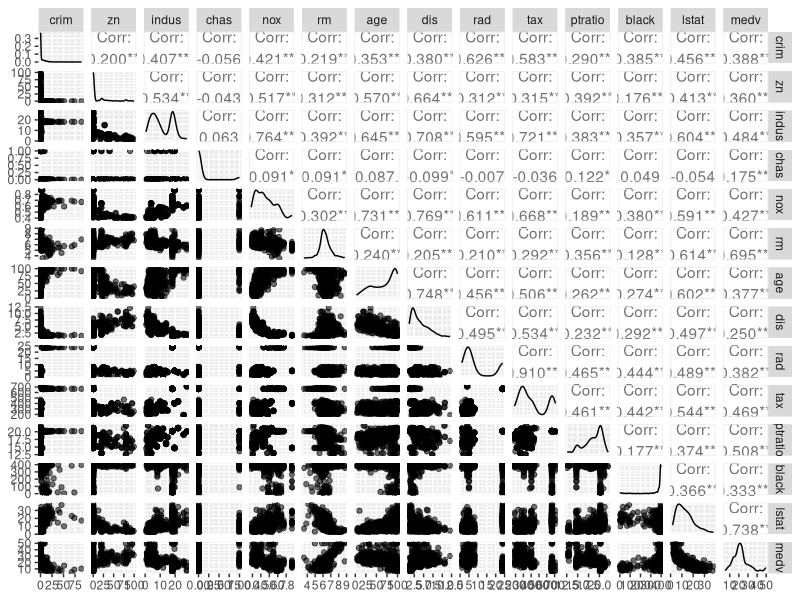
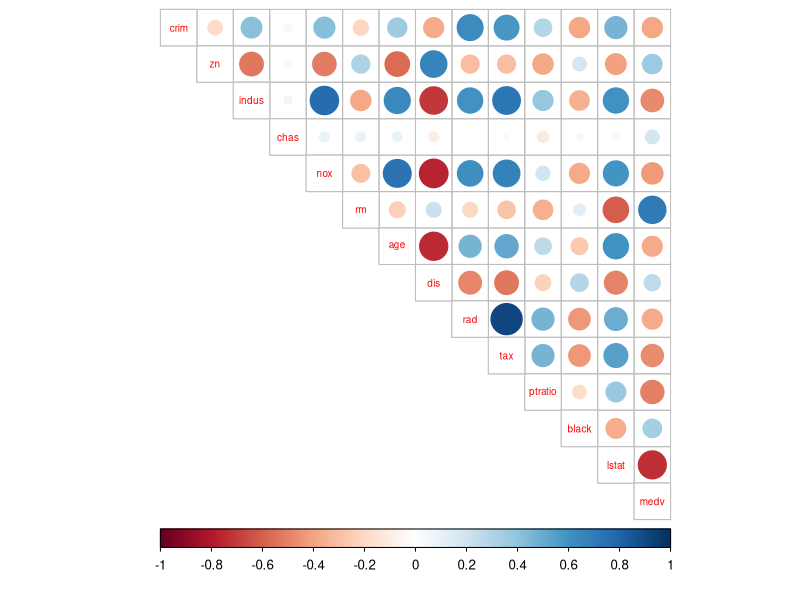
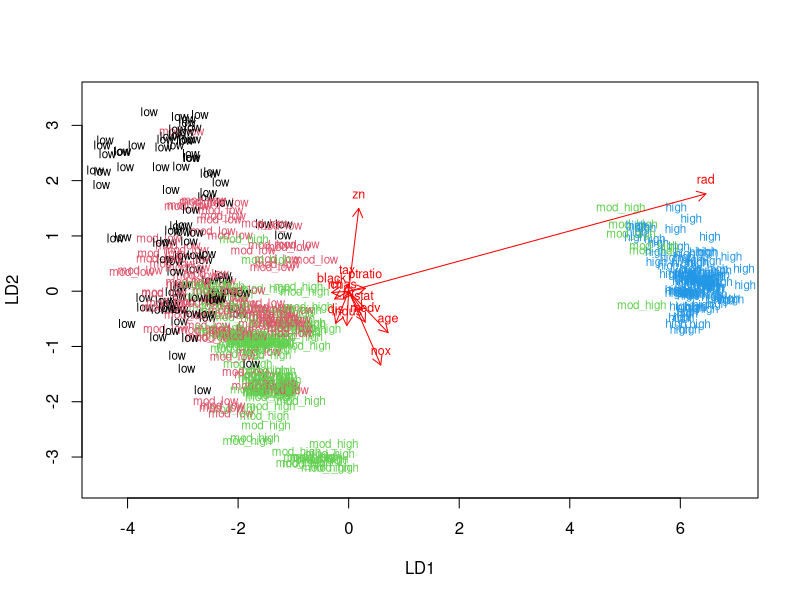
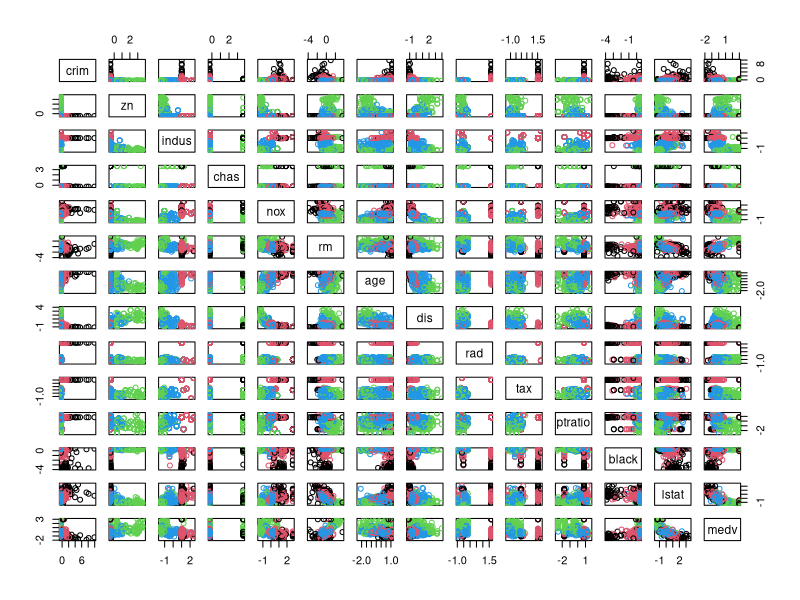
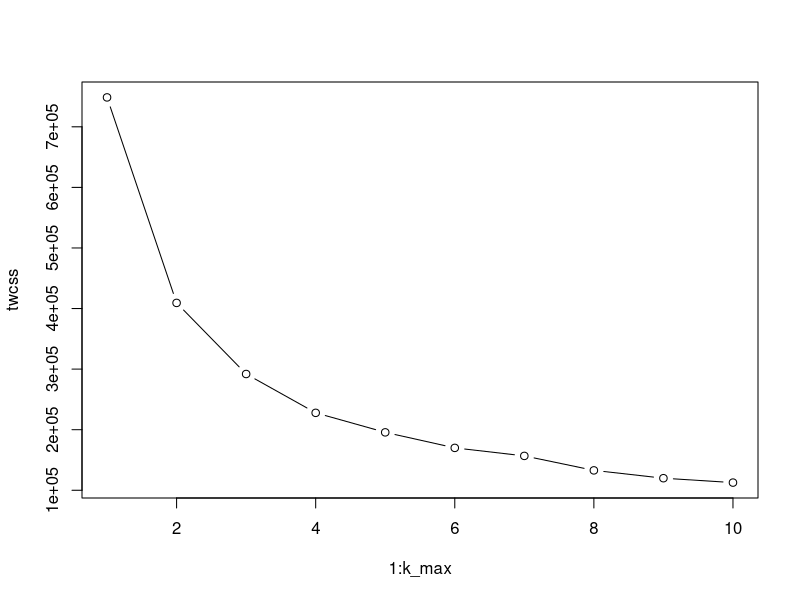
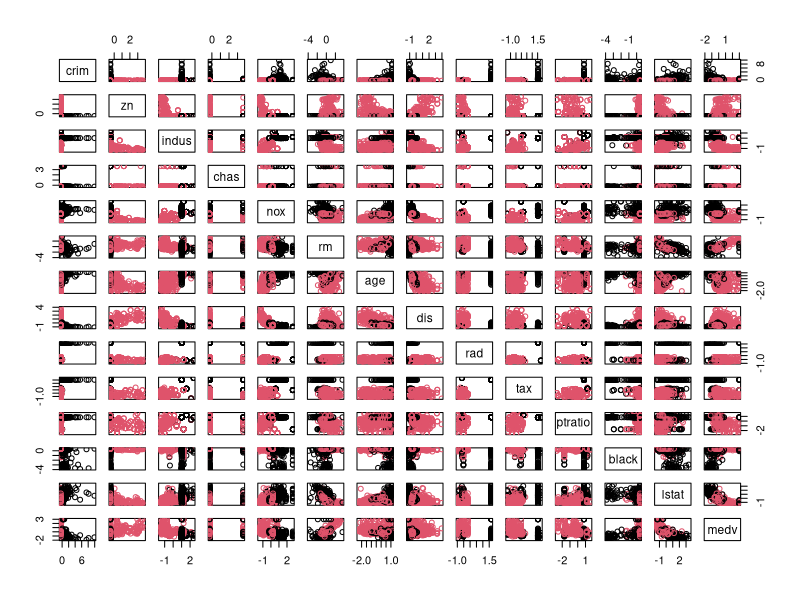

Here is the R script that generated these plots, in order:
## ---- chunk 1
library(MASS)
library(dplyr)
library(GGally)
library(ggplot2)
library(corrplot)
## ---- chunk 2
str(Boston)
dim(Boston)

summary(Boston$crim)

summary(Boston$tax)
## ---- chunk 3
p <- ggpairs(Boston, mapping = aes(alpha = 0.3), lower = list(combo = wrap("facethist", bins = 20)))
p
## ---- chunk 4
cor_matrix <- cor(Boston) %>% round(digits = 2)
cor_matrix
corrplot(cor_matrix, method="circle", type="upper", cl.pos="b", tl.pos="d", tl.cex=0.6)
## ---- chunk 5
myboston_scaled <- scale(Boston)
summary(myboston_scaled)
myboston_scaled <- as.data.frame(myboston_scaled)
## ---- chunk 6
cutoffs <- quantile(myboston_scaled$crim)
labels <- c("low", "mod_low", "mod_high", "high")
crim_cat <- cut(myboston_scaled$crim, breaks=cutoffs, include.lowest = TRUE, label = labels)
table(crim_cat)
## ---- chunk 7
myboston_scaled <- dplyr::select(myboston_scaled, -crim)
myboston_scaled <- data.frame(myboston_scaled, crim_cat)
str(myboston_scaled)
## ---- chunk 8
n <- nrow(myboston_scaled)
eighty_perc <- sample(n, size = n * 0.8)
train <- myboston_scaled[eighty_perc,]
test <- myboston_scaled[-eighty_perc,]
## ---- chunk 9
lda.fit <- lda(crim_cat ~ ., data = train)
lda.fit
## ---- chunk 10
lda.arrows <- function(x, myscale = 0.5, arrow_heads = 0.1, color = "red", tex = 0.75, choices = c(1,2)){
  heads <- coef(x)
  arrows(x0 = 0, y0 = 0, 
         x1 = myscale * heads[,choices[1]], 
         y1 = myscale * heads[,choices[2]], col=color, length = arrow_heads)
  text(myscale * heads[,choices], labels = row.names(heads), 
       cex = tex, col=color, pos=3)
}
classes <- as.numeric(train$crim_cat)
plot(lda.fit, dimen = 2, col = classes, pch = classes)
lda.arrows(lda.fit, myscale = 2)

## ---- chunk 11
correct_classes <- test$crim_cat
test <- dplyr::select(test, -crim_cat)
## ---- chunk 12
lda.pred <- predict(lda.fit, newdata = test)
table(correct = correct_classes, predicted = lda.pred$class)
## ---- chunk 13
total <- c(18+17+14+26+5+1+7+7)
total
## ---- chunk 14
corr <- c(18+17+14+26)
corr
## ---- chunk 15
wrong <- c(5+1+7+7)
wrong
## ---- chunk 16
ratio <- c(corr/total)
ratio
## ---- chunk 17
new_Boston <- Boston
str(new_Boston)
new_Boston_scaled <- scale(new_Boston) %>% as.data.frame()
class(new_Boston_scaled)
str(new_Boston_scaled)
## ---- chunk 18
dist_eu <- dist(new_Boston_scaled)
summary(dist_eu)
head(dist_eu)
## ---- chunk 19
set.seed(123)
km <-kmeans(dist_eu, centers=4)
pairs(new_Boston_scaled, col = km$cluster)
## ---- chunk 20
k_max <- 10
twcss <- sapply(1:k_max, function(k){kmeans(dist_eu, k)$tot.withinss})
plot(1:k_max, twcss, type='b')
## ---- chunk 21
km <-kmeans(dist_eu, centers=2)
pairs(new_Boston_scaled, col = km$cluster)
